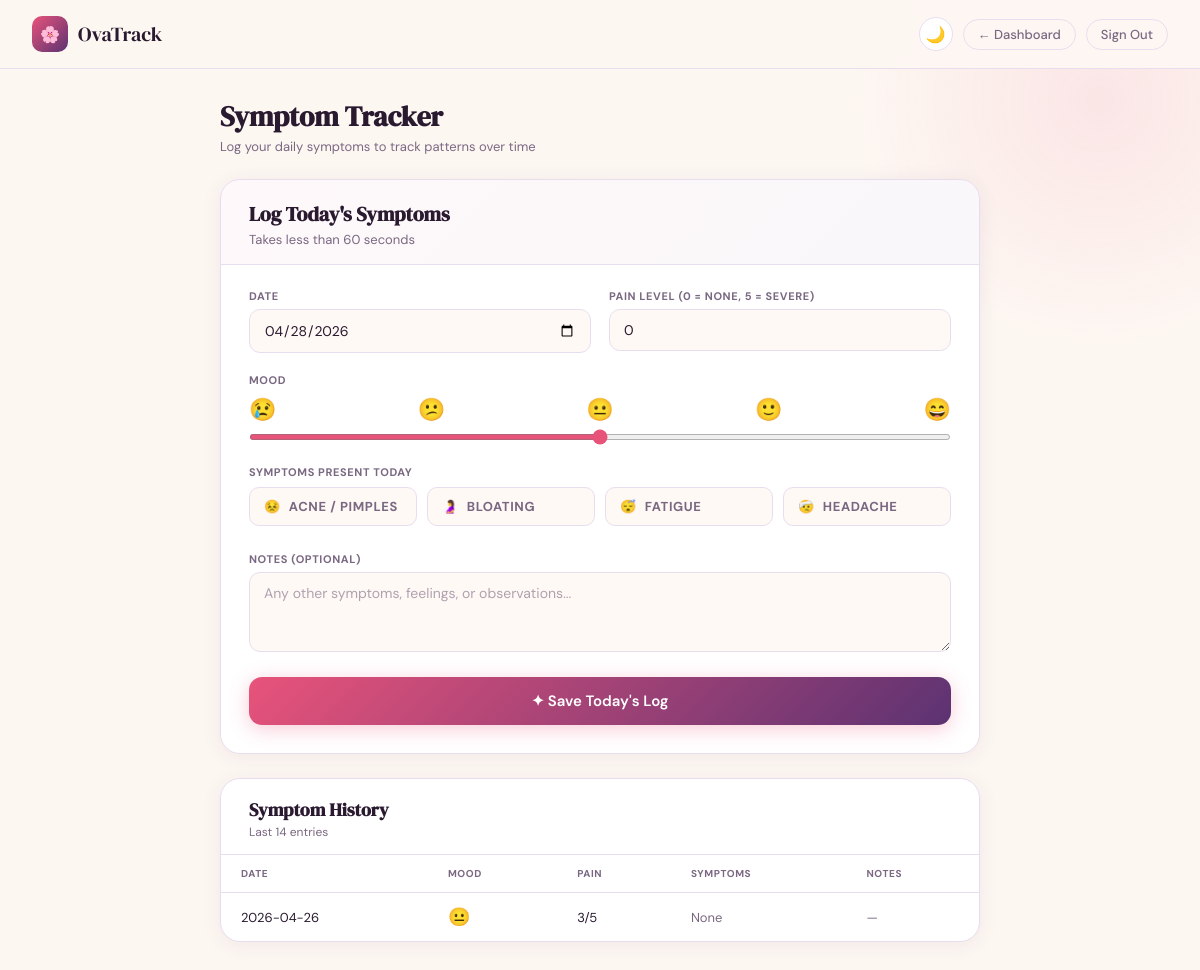
The page /symptoms (signed in) on the database as committed earlier.
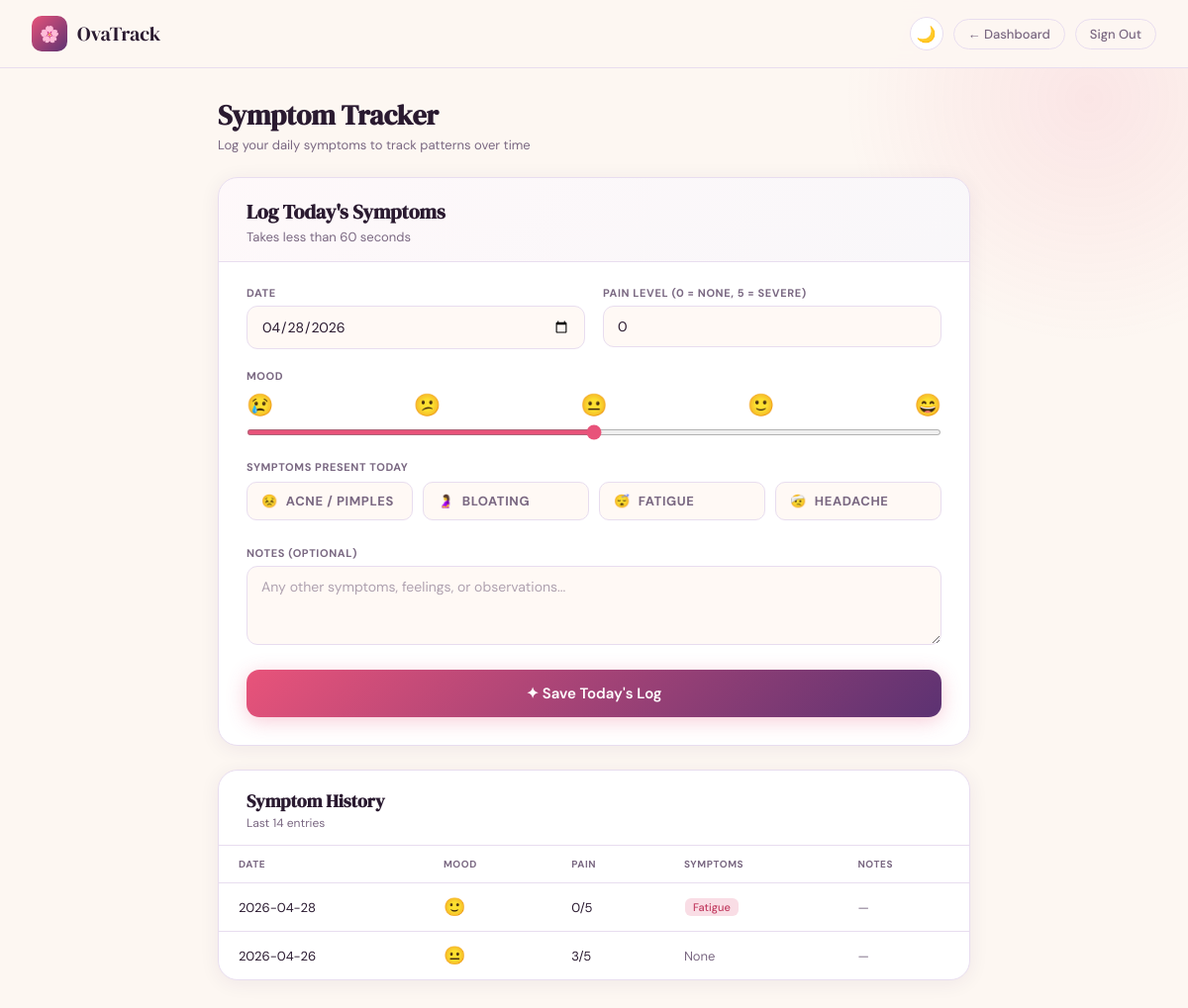
The same page on the database as committed later.
### tables this page shows
CREATE TABLE symptoms (
            id         INTEGER PRIMARY KEY AUTOINCREMENT,
            user_id    INTEGER NOT NULL,
            log_date   TEXT NOT NULL,
            mood       INTEGER,
            pain_level INTEGER,
            acne       INTEGER DEFAULT 0,
            bloating   INTEGER DEFAULT 0,
            fatigue    INTEGER DEFAULT 0,
            headache   INTEGER DEFAULT 0,
            notes      TEXT,
            created    TEXT DEFAULT (datetime('now'))
        );

### app.py (the view, shortened to what this page needs)
@app.route('/symptoms', methods=['GET','POST'])
@login_required
def symptoms():
    uid     = session['user_id']
    message = None
    with get_db() as db:
        logs = db.execute(
            "SELECT * FROM symptoms WHERE user_id=? ORDER BY log_date DESC LIMIT 14",(uid,)
        ).fetchall()
    return render_template('symptoms.html', logs=logs, message=message,
                           today=datetime.today().strftime('%Y-%m-%d'),
                           user_name=session.get('user_name',''))

### app.py (called while the page is built)
def get_db():
    conn = sqlite3.connect(DB)
    conn.row_factory = sqlite3.Row
    return conn

def login_required(f):
    @wraps(f)
    def decorated(*args, **kwargs):
        if not session.get('user_id'):
            return redirect(url_for('login'))
        return f(*args, **kwargs)
    return decorated

### templates/symptoms.html (shortened to what this page needs)
<!DOCTYPE html>
<html lang="en">
<head>
</head>
<body>
<header>
  <div class="logo">
    <div class="logo-icon">🌸</div>
    <div class="logo-text">OvaTrack</div>
  </div>
  <div class="nav-right">
    <button class="theme-btn" onclick="toggleTheme()" id="theme-btn">🌙</button>
    <a href="/dashboard" class="nav-link">
      <span class="lang-en">← Dashboard</span>
    </a>
    <a href="/signout" class="nav-link">
      <span class="lang-en">Sign Out</span>
    </a>
  </div>
</header>
<div class="page">
  <div class="page-title">
    <h1>
      <span class="lang-en">Symptom Tracker</span>
    </h1>
    <p>
      <span class="lang-en">Log your daily symptoms to track patterns over time</span>
    </p>
  </div>
  <div class="log-card">
    <div class="log-card-hdr">
      <h2>
        <span class="lang-en">Log Today's Symptoms</span>
      </h2>
      <p>
        <span class="lang-en">Takes less than 60 seconds</span>
      </p>
    </div>
    <div class="log-body">
      <form method="POST">
        <div class="form-row">
          <div>
            <label>
              <span class="lang-en">DATE</span>
            </label>
            <input type="date" name="log_date" value="{{ today }}" required>
          </div>
          <div>
            <label>
              <span class="lang-en">PAIN LEVEL (0 = NONE, 5 = SEVERE)</span>
            </label>
            <input type="number" name="pain_level" min="0" max="5" value="0">
          </div>
        </div>
        <div class="mood-row">
          <label>
            <span class="lang-en">MOOD</span>
          </label>
          <div class="mood-track">
            <span>😢</span><span>😕</span><span>😐</span><span>🙂</span><span>😄</span>
          </div>
          <input type="range" name="mood" min="1" max="5" value="3">
        </div>
        <div class="check-section">
          <label>
            <span class="lang-en">SYMPTOMS PRESENT TODAY</span>
          </label>
          <div class="check-grid">
            <label class="check-item">
              <div class="check-box">
                😣
                <span class="lang-en">Acne / Pimples</span>
              </div>
            </label>
            <label class="check-item">
              <div class="check-box">
                🤰
                <span class="lang-en">Bloating</span>
              </div>
            </label>
            <label class="check-item">
              <div class="check-box">
                😴
                <span class="lang-en">Fatigue</span>
              </div>
            </label>
            <label class="check-item">
              <div class="check-box">
                🤕
                <span class="lang-en">Headache</span>
              </div>
            </label>
          </div>
        </div>
        <div style="margin-bottom:20px">
          <label>
            <span class="lang-en">NOTES (OPTIONAL)</span>
          </label>
          <textarea name="notes" id="notes-area"></textarea>
        </div>
        <button type="submit" class="submit-btn" id="submit-btn">
          ✦ <span class="lang-en">Save Today's Log</span><span class="lang-hi">आज का लॉग सहेजें</span>
        </button>
      </form>
    </div>
  </div>
  <div class="hist-card">
    <div class="hist-hdr">
      <h2>
        <span class="lang-en">Symptom History</span>
      </h2>
      <p>
        <span class="lang-en">Last 14 entries</span>
      </p>
    </div>
    {% if logs %}
      <table>
        <thead>
          <tr>
            <th><span class="lang-en">Date</span><span class="lang-hi">तारीख</span></th>
            <th><span class="lang-en">Mood</span><span class="lang-hi">मूड</span></th>
            <th><span class="lang-en">Pain</span><span class="lang-hi">दर्द</span></th>
            <th><span class="lang-en">Symptoms</span><span class="lang-hi">लक्षण</span></th>
            <th><span class="lang-en">Notes</span><span class="lang-hi">नोट्स</span></th>
          </tr>
        </thead>
        <tbody>
          {% set mood_emoji = ['😢','😕','😐','🙂','😄'] %}
          {% for s in logs %}
          <tr>
            <td>{{ s.log_date }}</td>
            <td style="font-size:18px">{{ mood_emoji[s.mood - 1] if s.mood and s.mood >= 1 and s.mood <= 5 else '😐' }}</td>
            <td>{{ s.pain_level }}/5</td>
            <td>
              {% if s.fatigue %}<span class="pill"><span class="lang-en">Fatigue</span><span class="lang-hi">थकान</span></span>{% endif %}
              {% if not s.acne and not s.bloating and not s.fatigue and not s.headache %}
                <span style="color:var(--muted)"><span class="lang-en">None</span><span class="lang-hi">कोई नहीं</span></span>
              {% endif %}
            </td>
            <td style="color:var(--muted);max-width:200px;overflow:hidden;white-space:nowrap;text-overflow:ellipsis">
              {{ s.notes or '—' }}
            </td>
          </tr>
          {% endfor %}
        </tbody>
      </table>
    {% else %}
      <div class="no-data">
        <span class="lang-en">No symptoms logged yet. Use the form above to start tracking.</span>
        <span class="lang-hi">अभी तक कोई लक्षण लॉग नहीं। ट्रैकिंग शुरू करने के लिए ऊपर का फॉर्म भरें।</span>
      </div>
    {% endif %}
  </div>
</div>
</body>
</html>

Rows that differ between the two databases and show on the page:
added symptoms: log_date "2026-04-28", mood "🙂", pain_level "0", fatigue "Fatigue", notes "—"
